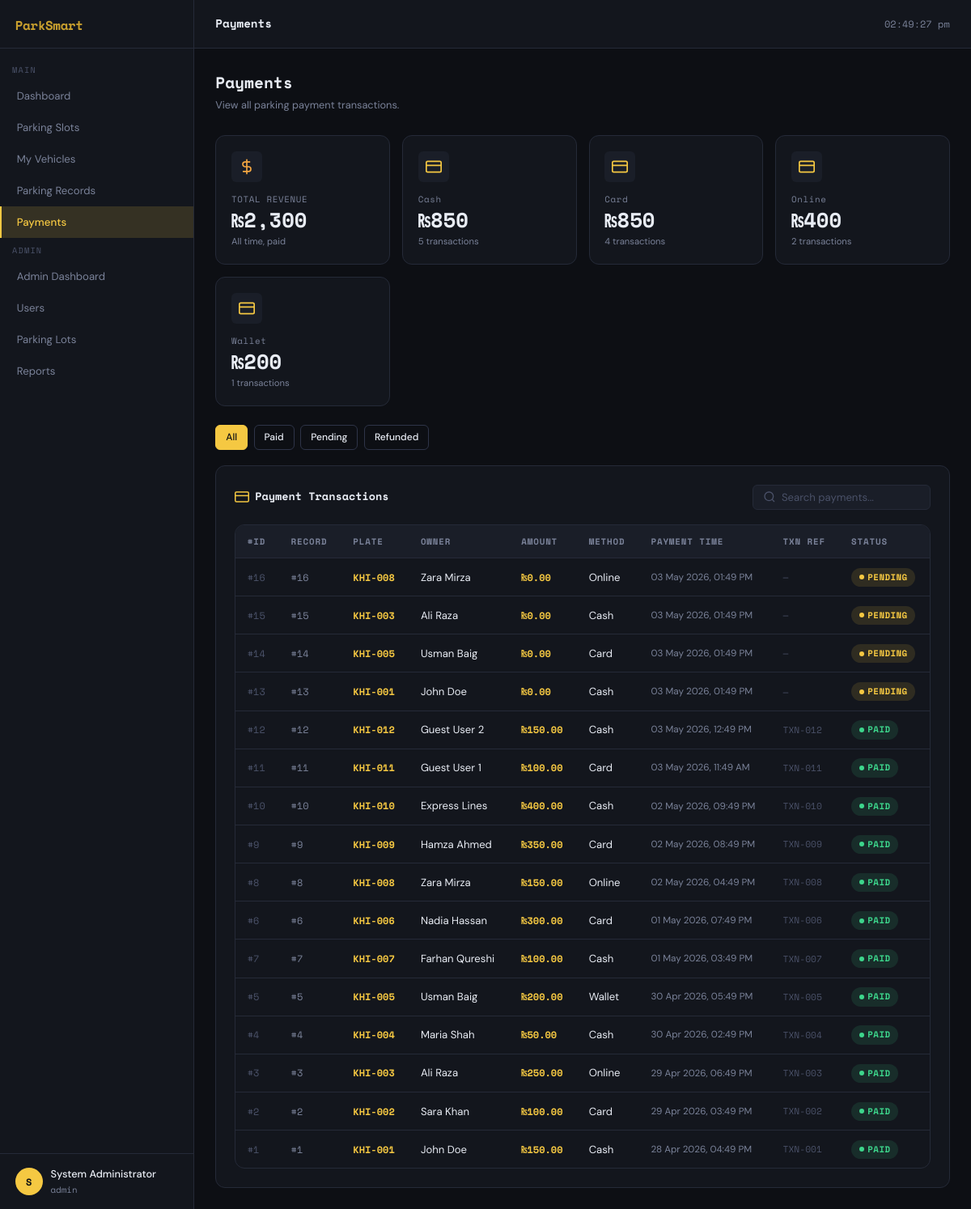
Page /views/payments/index.php (signed in) on the committed database.
### tables this page shows
CREATE TABLE payments (
    paymentID   INT AUTO_INCREMENT PRIMARY KEY,
    recordID    INT NOT NULL UNIQUE,
    amount      DECIMAL(10,2) NOT NULL CHECK (amount >= 0),
    paymentMethod ENUM('cash','card','online','wallet') NOT NULL DEFAULT 'cash',
    paymentTime DATETIME DEFAULT CURRENT_TIMESTAMP,
    status      ENUM('pending','paid','refunded') NOT NULL DEFAULT 'pending',
    transactionRef VARCHAR(100),
    FOREIGN KEY (recordID) REFERENCES parking_records(recordID) ON DELETE RESTRICT
);

CREATE TABLE vehicles (
    vehicleID   INT AUTO_INCREMENT PRIMARY KEY,
    licensePlate VARCHAR(20) NOT NULL UNIQUE,
    vehicleType ENUM('car','motorcycle','truck','bus','ev') NOT NULL DEFAULT 'car',
    ownerName   VARCHAR(100) NOT NULL,
    ownerPhone  VARCHAR(20),
    ownerEmail  VARCHAR(100),
    userID      INT,
    createdAt   DATETIME DEFAULT CURRENT_TIMESTAMP,
    FOREIGN KEY (userID) REFERENCES users(userID) ON DELETE SET NULL,
    INDEX idx_license (licensePlate)
);

### config/database.php (called while the page is built, shortened)
<?php
function getDB(): PDO {
    static $pdo = null;
    if ($pdo === null) {
        $dsn = "mysql:host=" . DB_HOST . ";dbname=" . DB_NAME . ";charset=" . DB_CHARSET;
        $options = [
            PDO::ATTR_ERRMODE            => PDO::ERRMODE_EXCEPTION,
            PDO::ATTR_DEFAULT_FETCH_MODE => PDO::FETCH_ASSOC,
            PDO::ATTR_EMULATE_PREPARES   => false,
        ];
        try {
            $pdo = new PDO($dsn, DB_USER, DB_PASS, $options);
        } catch (PDOException $e) {
            http_response_code(500);
            die(json_encode(['success' => false, 'message' => 'Database connection failed.']));
        }
    }
    return $pdo;
}
function esc(string $str): string {
    return htmlspecialchars($str, ENT_QUOTES, 'UTF-8');
}
function fmtDT(?string $dt): string {
    return date('d M Y, h:i A', strtotime($dt));
}

### models/ParkingRecord.php (called while the page is built, shortened)
<?php
require_once __DIR__ . '/../config/database.php';
class Payment {
    private PDO $db;
    public function __construct() {
        $this->db = getDB();
    }
    public function getAll(string $status = '', int $limit = 50, int $offset = 0): array {
        $sql = "SELECT p.*, v.licensePlate, v.ownerName, ps.slotNumber, pl.lotName,
                       pr.entryTime, pr.exitTime
                FROM payments p
                JOIN parking_records pr ON p.recordID = pr.recordID
                JOIN vehicles v ON pr.vehicleID = v.vehicleID
                JOIN parking_slots ps ON pr.slotID = ps.slotID
                JOIN parking_lots pl ON ps.lotID = pl.lotID
                WHERE 1=1";
        $params = [];
        $sql .= " ORDER BY p.paymentTime DESC LIMIT $limit OFFSET $offset";
        $stmt = $this->db->prepare($sql);
        $stmt->execute($params);
        return $stmt->fetchAll();
    }
    public function getByMethod(): array {
        $stmt = $this->db->query(
            "SELECT paymentMethod, COUNT(*) AS transactions, IFNULL(SUM(amount),0) AS revenue
             FROM payments WHERE status='paid' GROUP BY paymentMethod"
        );
        return $stmt->fetchAll();
    }
    public function getTotalRevenue(): float {
        $stmt = $this->db->query("SELECT IFNULL(SUM(amount),0) FROM payments WHERE status='paid'");
        return (float) $stmt->fetchColumn();
    }
}

### views/payments/index.php (the view, shortened to what this page needs)
<?php
require_once __DIR__ . '/../../auth/auth.php';
require_once __DIR__ . '/../../models/ParkingRecord.php';
require_once __DIR__ . '/../../includes/layout.php';
$pay    = new Payment();
$status = $_GET['status'] ?? '';
$page   = max(1, (int)($_GET['page'] ?? 1));
$limit  = 20;
$offset = ($page - 1) * $limit;
$payments = $pay->getAll($status, $limit, $offset);
$byMethod = $pay->getByMethod();
$totalRev = $pay->getTotalRevenue();
?>
<div class="page-header">
  <div class="page-header-left">
    <h1>Payments</h1>
    <p>View all parking payment transactions.</p>
  </div>
</div>
<div class="stat-grid" style="margin-bottom:1.5rem">
  <div class="stat-card orange">
    <div class="stat-icon"><svg viewBox="0 0 24 24" fill="none" stroke="currentColor" stroke-width="2"><line x1="12" y1="1" x2="12" y2="23"/><path d="M17 5H9.5a3.5 3.5 0 0 0 0 7h5a3.5 3.5 0 0 1 0 7H6"/></svg></div>
    <div class="stat-label">Total Revenue</div>
    <div class="stat-value">₨<?= number_format($totalRev, 0) ?></div>
    <div class="stat-sub">All time, paid</div>
  </div>
  <?php foreach ($byMethod as $m): ?>
  <div class="stat-card">
    <div class="stat-icon"><svg viewBox="0 0 24 24" fill="none" stroke="currentColor" stroke-width="2"><rect x="1" y="4" width="22" height="16" rx="2"/><line x1="1" y1="10" x2="23" y2="10"/></svg></div>
    <div class="stat-label" style="text-transform:capitalize"><?= esc($m['paymentMethod']) ?></div>
    <div class="stat-value">₨<?= number_format($m['revenue'], 0) ?></div>
    <div class="stat-sub"><?= $m['transactions'] ?> transactions</div>
  </div>
  <?php endforeach; ?>
</div>
<div style="display:flex;gap:.5rem;margin-bottom:1.25rem;flex-wrap:wrap">
  <?php foreach ([''=>'All','paid'=>'Paid','pending'=>'Pending','refunded'=>'Refunded'] as $val => $label): ?>
  <a href="?status=<?= $val ?>" class="btn <?= $status === $val ? 'btn-primary' : 'btn-outline' ?> btn-sm"><?= $label ?></a>
  <?php endforeach; ?>
</div>
<div class="card">
  <div class="card-header">
    <div class="card-title">
      <svg viewBox="0 0 24 24" fill="none" stroke="currentColor" stroke-width="2" width="18" height="18"><rect x="1" y="4" width="22" height="16" rx="2"/><line x1="1" y1="10" x2="23" y2="10"/></svg>
      Payment Transactions
    </div>
    <div class="search-bar" style="width:220px">
      <svg viewBox="0 0 24 24" fill="none" stroke="currentColor" stroke-width="2"><circle cx="11" cy="11" r="8"/><line x1="21" y1="21" x2="16.65" y2="16.65"/></svg>
      <input type="text" id="pay-search" placeholder="Search payments...">
    </div>
  </div>
  <div class="table-wrapper">
    <table id="pay-table">
      <thead>
        <tr>
          <th>#ID</th>
          <th>Record</th>
          <th>Plate</th>
          <th>Owner</th>
          <th>Amount</th>
          <th>Method</th>
          <th>Payment Time</th>
          <th>Txn Ref</th>
          <th>Status</th>
        </tr>
      </thead>
      <tbody>
      <?php if ($payments): ?>
        <?php foreach ($payments as $p): ?>
        <tr>
          <td class="td-mono" style="color:var(--text-dim)">#<?= $p['paymentID'] ?></td>
          <td class="td-mono" style="color:var(--text-muted)">#<?= $p['recordID'] ?></td>
          <td class="td-mono" style="color:var(--accent);font-weight:700"><?= esc($p['licensePlate']) ?></td>
          <td><?= esc($p['ownerName']) ?></td>
          <td class="td-mono" style="color:var(--accent);font-weight:700">₨<?= number_format($p['amount'], 2) ?></td>
          <td style="text-transform:capitalize"><?= esc($p['paymentMethod']) ?></td>
          <td style="font-size:.78rem;color:var(--text-muted)"><?= fmtDT($p['paymentTime']) ?></td>
          <td class="td-mono" style="font-size:.75rem;color:var(--text-dim)"><?= esc($p['transactionRef'] ?? '—') ?></td>
          <td><span class="badge badge-<?= esc($p['status']) ?>"><span class="badge-dot"></span><?= esc($p['status']) ?></span></td>
        </tr>
        <?php endforeach; ?>
      <?php endif; ?>
      </tbody>
    </table>
  </div>
</div>

### rows in the picture
payments: paymentID "16", recordID "16", vehicles.licensePlate "KHI-008", vehicles.ownerName "Zara Mirza", amount "0.00", paymentMethod "Online", paymentTime "03 May 2026, 01:49 PM", transactionRef "—", status "PENDING"
payments: paymentID "15", recordID "15", vehicles.licensePlate "KHI-003", vehicles.ownerName "Ali Raza", amount "0.00", paymentMethod "Cash", paymentTime "03 May 2026, 01:49 PM", transactionRef "—", status "PENDING"
payments: paymentID "14", recordID "14", vehicles.licensePlate "KHI-005", vehicles.ownerName "Usman Baig", amount "0.00", paymentMethod "Card", paymentTime "03 May 2026, 01:49 PM", transactionRef "—", status "PENDING"
payments: paymentID "13", recordID "13", vehicles.licensePlate "KHI-001", vehicles.ownerName "John Doe", amount "0.00", paymentMethod "Cash", paymentTime "03 May 2026, 01:49 PM", transactionRef "—", status "PENDING"
payments: paymentID "12", recordID "12", vehicles.licensePlate "KHI-012", vehicles.ownerName "Guest User 2", amount "150.00", paymentMethod "Cash", paymentTime "03 May 2026, 12:49 PM", transactionRef "TXN-012", status "PAID"
payments: paymentID "11", recordID "11", vehicles.licensePlate "KHI-011", vehicles.ownerName "Guest User 1", amount "100.00", paymentMethod "Card", paymentTime "03 May 2026, 11:49 AM", transactionRef "TXN-011", status "PAID"
payments: paymentID "10", recordID "10", vehicles.licensePlate "KHI-010", vehicles.ownerName "Express Lines", amount "400.00", paymentMethod "Cash", paymentTime "02 May 2026, 09:49 PM", transactionRef "TXN-010", status "PAID"
payments: paymentID "9", recordID "9", vehicles.licensePlate "KHI-009", vehicles.ownerName "Hamza Ahmed", amount "350.00", paymentMethod "Card", paymentTime "02 May 2026, 08:49 PM", transactionRef "TXN-009", status "PAID"
payments: paymentID "8", recordID "8", vehicles.licensePlate "KHI-008", vehicles.ownerName "Zara Mirza", amount "150.00", paymentMethod "Online", paymentTime "02 May 2026, 04:49 PM", transactionRef "TXN-008", status "PAID"
payments: paymentID "6", recordID "6", vehicles.licensePlate "KHI-006", vehicles.ownerName "Nadia Hassan", amount "300.00", paymentMethod "Card", paymentTime "01 May 2026, 07:49 PM", transactionRef "TXN-006", status "PAID"
payments: paymentID "7", recordID "7", vehicles.licensePlate "KHI-007", vehicles.ownerName "Farhan Qureshi", amount "100.00", paymentMethod "Cash", paymentTime "01 May 2026, 03:49 PM", transactionRef "TXN-007", status "PAID"
payments: paymentID "5", recordID "5", vehicles.licensePlate "KHI-005", vehicles.ownerName "Usman Baig", amount "200.00", paymentMethod "Wallet", paymentTime "30 Apr 2026, 05:49 PM", transactionRef "TXN-005", status "PAID"
payments: paymentID "4", recordID "4", vehicles.licensePlate "KHI-004", vehicles.ownerName "Maria Shah", amount "50.00", paymentMethod "Cash", paymentTime "30 Apr 2026, 02:49 PM", transactionRef "TXN-004", status "PAID"
payments: paymentID "3", recordID "3", vehicles.licensePlate "KHI-003", vehicles.ownerName "Ali Raza", amount "250.00", paymentMethod "Online", paymentTime "29 Apr 2026, 06:49 PM", transactionRef "TXN-003", status "PAID"
payments: paymentID "2", recordID "2", vehicles.licensePlate "KHI-002", vehicles.ownerName "Sara Khan", amount "100.00", paymentMethod "Card", paymentTime "29 Apr 2026, 03:49 PM", transactionRef "TXN-002", status "PAID"
payments: paymentID "1", recordID "1", vehicles.licensePlate "KHI-001", vehicles.ownerName "John Doe", amount "150.00", paymentMethod "Cash", paymentTime "28 Apr 2026, 04:49 PM", transactionRef "TXN-001", status "PAID"

### other values in the picture
$item['label'] "Dashboard"
$item['label'] "Parking Slots"
$item['label'] "My Vehicles"
$item['label'] "Parking Records"
$item['label'] "Payments"
$item['label'] "Admin Dashboard"
$item['label'] "Users"
$item['label'] "Parking Lots"
$item['label'] "Reports"
$initial "S"
$user['name'] "System Administrator"
$user['role'] "admin"
$title "Payments"
$totalRev "2,300"
$m['paymentMethod'] "Cash"
